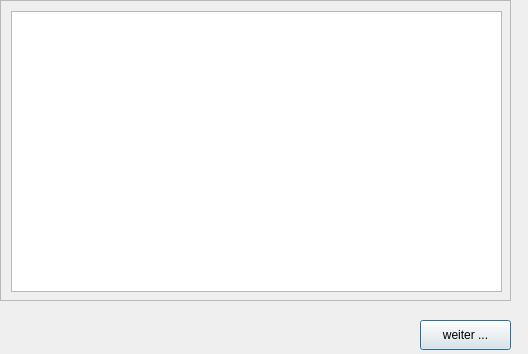
<?xml version="1.0" encoding="UTF-8"?>
<ui version="4.0">
 <class>Dialog</class>
 <widget class="QDialog" name="Dialog">
  <property name="geometry">
   <rect>
    <x>0</x>
    <y>0</y>
    <width>528</width>
    <height>354</height>
   </rect>
  </property>
  <property name="windowTitle">
   <string>Dialog</string>
  </property>
  <widget class="QScrollArea" name="scrollArea">
   <property name="geometry">
    <rect>
     <x>0</x>
     <y>0</y>
     <width>511</width>
     <height>301</height>
    </rect>
   </property>
   <property name="widgetResizable">
    <bool>true</bool>
   </property>
   <widget class="QWidget" name="scrollAreaWidgetContents">
    <property name="geometry">
     <rect>
      <x>0</x>
      <y>0</y>
      <width>509</width>
      <height>299</height>
     </rect>
    </property>
    <widget class="QTableWidget" name="tableWidget_kapitalanlagenWindow">
     <property name="geometry">
      <rect>
       <x>10</x>
       <y>10</y>
       <width>491</width>
       <height>281</height>
      </rect>
     </property>
    </widget>
   </widget>
  </widget>
  <widget class="QPushButton" name="pushButton_weiter">
   <property name="geometry">
    <rect>
     <x>420</x>
     <y>320</y>
     <width>91</width>
     <height>30</height>
    </rect>
   </property>
   <property name="text">
    <string>weiter ...</string>
   </property>
  </widget>
 </widget>
 <resources/>
 <connections/>
</ui>
